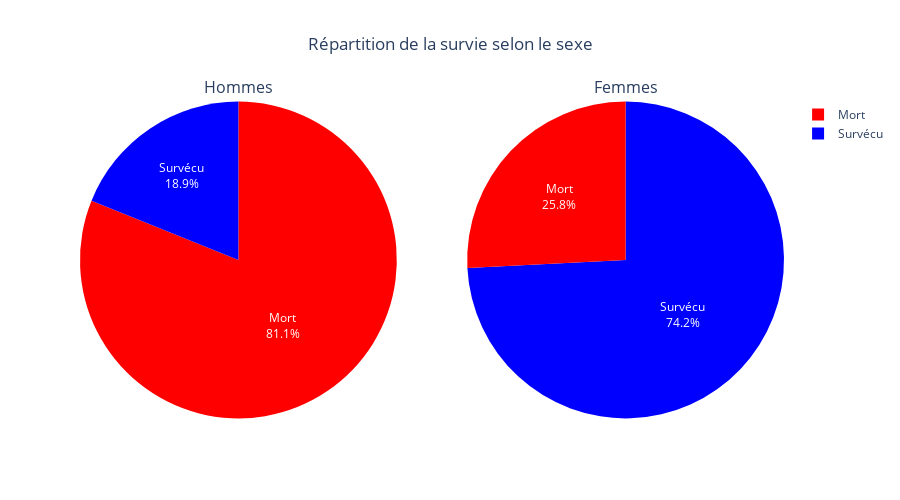

Notebook cell for this chart:
### Code cell
# Répartition de la survie selon le sexe (graphique circulaire et pourcentages)

# Données hommes et femmes
df_hommes = df_train[df_train['Sex'] == 'male']
df_femmes = df_train[df_train['Sex'] == 'female']

# Compter les occurrences
hommes_counts = df_hommes['Survived_label'].value_counts().reindex(['Survécu', 'Mort'], fill_value=0)
femmes_counts = df_femmes['Survived_label'].value_counts().reindex(['Survécu', 'Mort'], fill_value=0)

# Créer le graphique circulaire pour la répartition de la survie selon le sexe
fig_camembert = make_subplots(        # Création de la figure avec deux domaines pour les camenberts
    rows=1, cols=2,
    specs=[[{'type': 'domain'}, {'type': 'domain'}]],
    subplot_titles=["Hommes", "Femmes"]
)

# ✅ Définir les couleurs dans l’ordre des labels : ['Survécu', 'Mort']
colors_inverses = ['blue', 'red']  # Survécu = rouge, Mort = bleu

# Ajout du graphique pour les hommes
fig_camembert.add_trace(go.Pie(
    labels=hommes_counts.index,
    values=hommes_counts.values,
    name="Hommes",
    marker=dict(colors=colors_inverses),
    textinfo='percent+label'
), row=1, col=1)

# Ajout du graphique pour les femmes
fig_camembert.add_trace(go.Pie(
    labels=femmes_counts.index,
    values=femmes_counts.values,
    name="Femmes",
    marker=dict(colors=colors_inverses),
    textinfo='percent+label'
), row=1, col=2)

# Mise en page finale
fig_camembert.update_layout(
    title_text="Répartition de la survie selon le sexe",
    title_x=0.5,
    height=500
)

fig_camembert.show()

### Figure 1 — Plotly figure (JSON) as saved in the notebook; plotly's stock layout.template omitted (floating-point values rounded to 4 significant figures)
{"data": [{"domain": {"x": [0, 0.45], "y": [0, 1]}, "labels": ["Survécu", "Mort"], "marker": {"colors": ["blue", "red"]}, "name": "Hommes", "textinfo": "percent+label", "type": "pie", "values": [109, 468]}, {"domain": {"x": [0.55, 1], "y": [0, 1]}, "labels": ["Survécu", "Mort"], "marker": {"colors": ["blue", "red"]}, "name": "Femmes", "textinfo": "percent+label", "type": "pie", "values": [233, 81]}], "layout": {"annotations": [{"font": {"size": 16}, "showarrow": false, "text": "Hommes", "x": 0.225, "xanchor": "center", "xref": "paper", "y": 1, "yanchor": "bottom", "yref": "paper"}, {"font": {"size": 16}, "showarrow": false, "text": "Femmes", "x": 0.775, "xanchor": "center", "xref": "paper", "y": 1, "yanchor": "bottom", "yref": "paper"}], "height": 500, "title": {"text": "Répartition de la survie selon le sexe", "x": 0.5}}}
